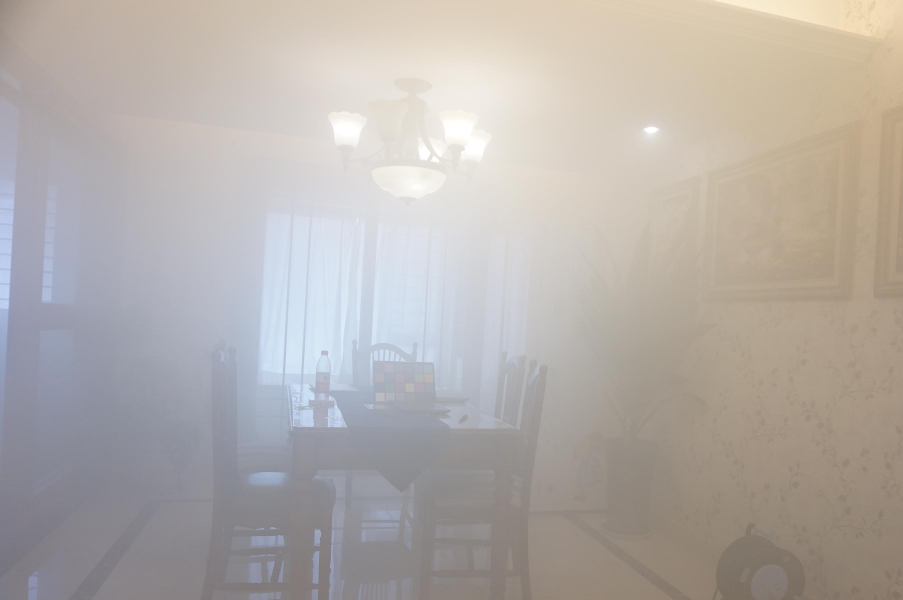
#> input picture Done_by_Flask/images/00000.JPG, 2708 x 1800 px (shown at 1/3 size)
$ python NoiseReduction.py
#> lines starting #> are read from the running program, lines starting #| are printed output that depends on the picture
import cv2
import numpy as np
import matplotlib.pyplot as plt
import matplotlib.image
from PIL.Image import Image
from numpy import ubyte
from torch import uint8
def NoiseReduction():
    o = cv2.imread("images/00000.JPG", 0)
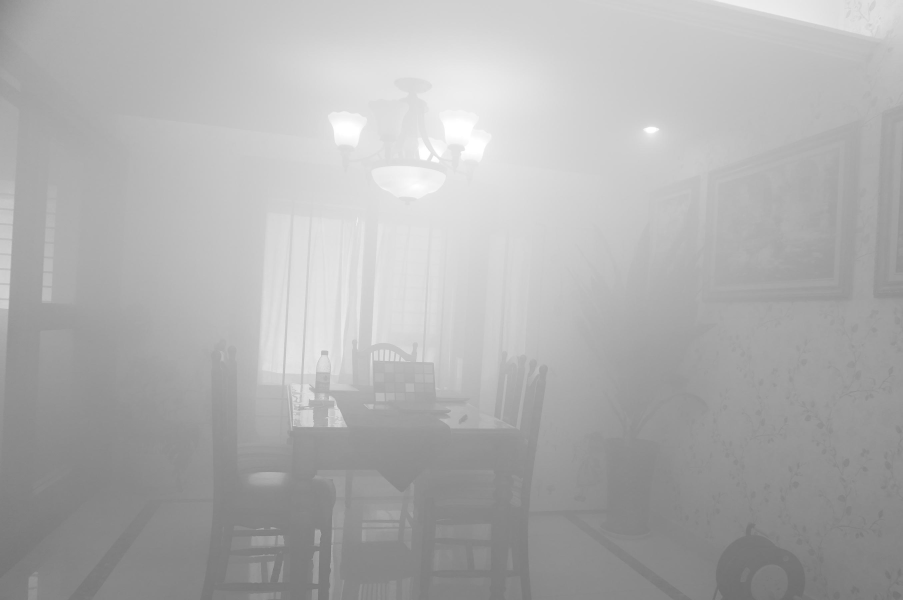
#> o: shape (1800, 2708) (shown at 1/3 size); min 108, max 255, mean 175.5

    # 直方图均衡化处理（只能处理灰度图片）
    # clipLimit颜色对比度的阈值， titleGridSize进行像素均衡化的网格大小，即在多少网格下进行直方图的均衡化操作
    clahe = cv2.createCLAHE(clipLimit=4.0, tileGridSize=(8, 8))
    cl1 = clahe.apply(o)
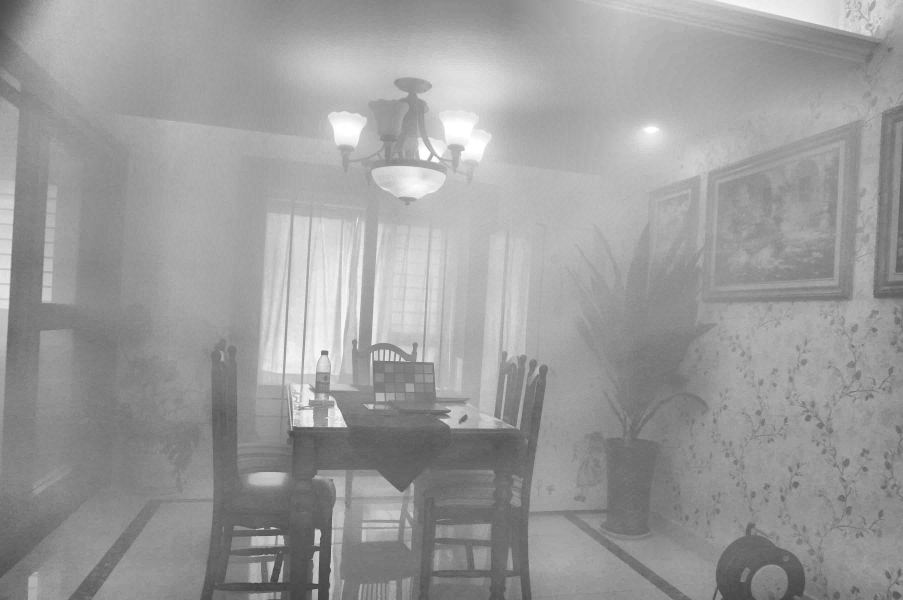
#> cl1: shape (1800, 2708) (shown at 1/3 size); min 58, max 255, mean 155.9

    # 闭与开相反
    he = np.ones((2, 2), np.uint8)
    bi = cv2.morphologyEx(cl1, cv2.MORPH_CLOSE, he)

    # 均值滤波
    jun = cv2.blur(bi, (2, 2))

    # # 双边滤波
    blur = cv2.bilateralFilter(jun, 0, 90, -100)

    # 进行傅里叶变换
    dft = cv2.dft(np.float32(blur), flags=cv2.DFT_COMPLEX_OUTPUT)
    # 进行低频位置移动到中心
    dshift = np.fft.fftshift(dft)
    # 找到行列的值
    rs, cs = blur.shape
#> rs = 1800; cs = 2708
    # 计算中心的行和列
    cr, cc = int(rs / 2), int(cs / 2)
#> cr = 900; cc = 1354

    mask = np.zeros((rs, cs, 2), np.uint8)
    for i in range(rs):
        for j in range(cs):
            mask[i][j] = 1

    m = -20  # 越小越清晰，越大越糊
    n = 185  # 越小越糊，越大越清晰
    mask[int(rs / 2 - m):int(rs / 2 + m), int(cs / 2 - m):int(cs / 2 + m)] = 0  # 高通
    mask[int(rs / 2 - n):int(rs / 2 + n), int(cs / 2 - n):int(cs / 2 + n)] = 1  # 低通
    md = dshift * mask
    # 逆傅里叶变换
    imd = np.fft.ifftshift(md)
    io = cv2.idft(imd)
    io = cv2.magnitude(io[:, :, 0], io[:, :, 1])
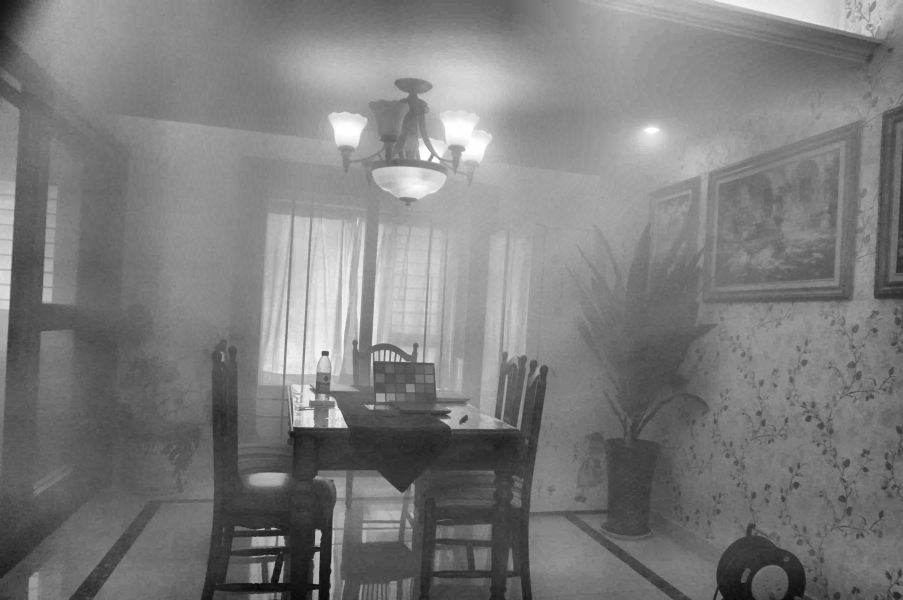
#> io: shape (1800, 2708) float32 (shown at 1/3 size); min 297338720, max 1.24e+09, mean 761372608; drawn with min black and max white

    # 图像归一化处理
    io = (io - np.min(io)) / (np.max(io) - np.min(io))

    # 反归一化处理
    io = io * 255
    print("io", type(io))
#| io <class 'numpy.ndarray'>
    # 整型转换
    io = np.uint8(io)
    print(io)
#> (printed output is left out)
    clahe1 = cv2.createCLAHE(clipLimit=1.0, tileGridSize=(6, 6))
    cl2 = clahe1.apply(io)
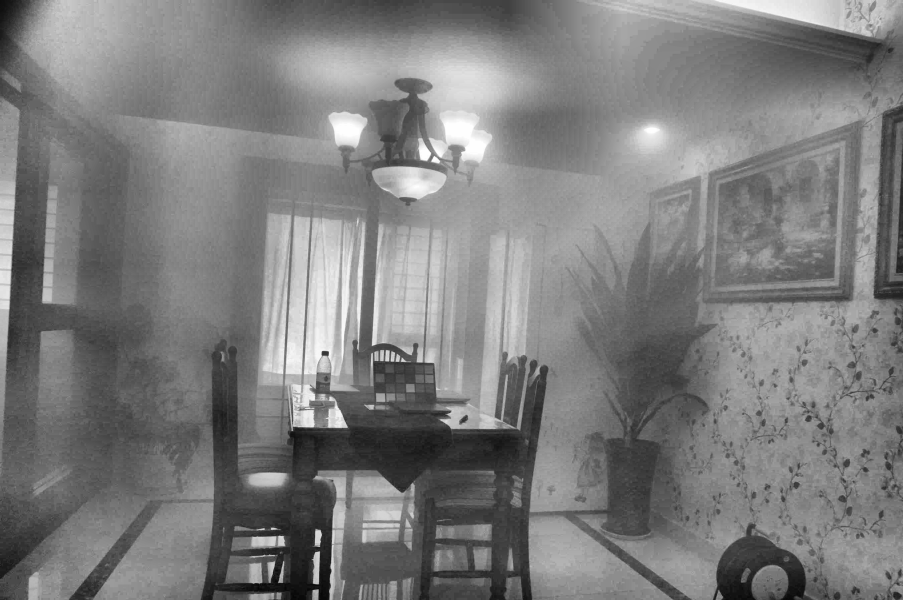
#> cl2: shape (1800, 2708) (shown at 1/3 size); min 1, max 255, mean 125.3
    down_width = 1280
    down_height = 960
    down_points = (down_width, down_height)
    cl2 = cv2.resize(cl2, down_points, interpolation=cv2.INTER_LINEAR)
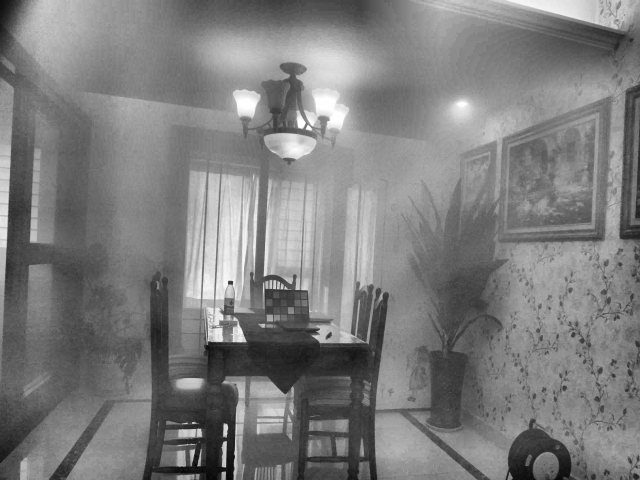
#> cl2: shape (960, 1280) (shown at 1/2 size); min 4, max 254, mean 125.2
    cv2.imshow('io', cl2)
    cv2.waitKey(0)
    cv2.destroyAllWindows()

NoiseReduction()

$ run again, with Done_by_Flask/images/00003.JPG copied over Done_by_Flask/images/00000.JPG
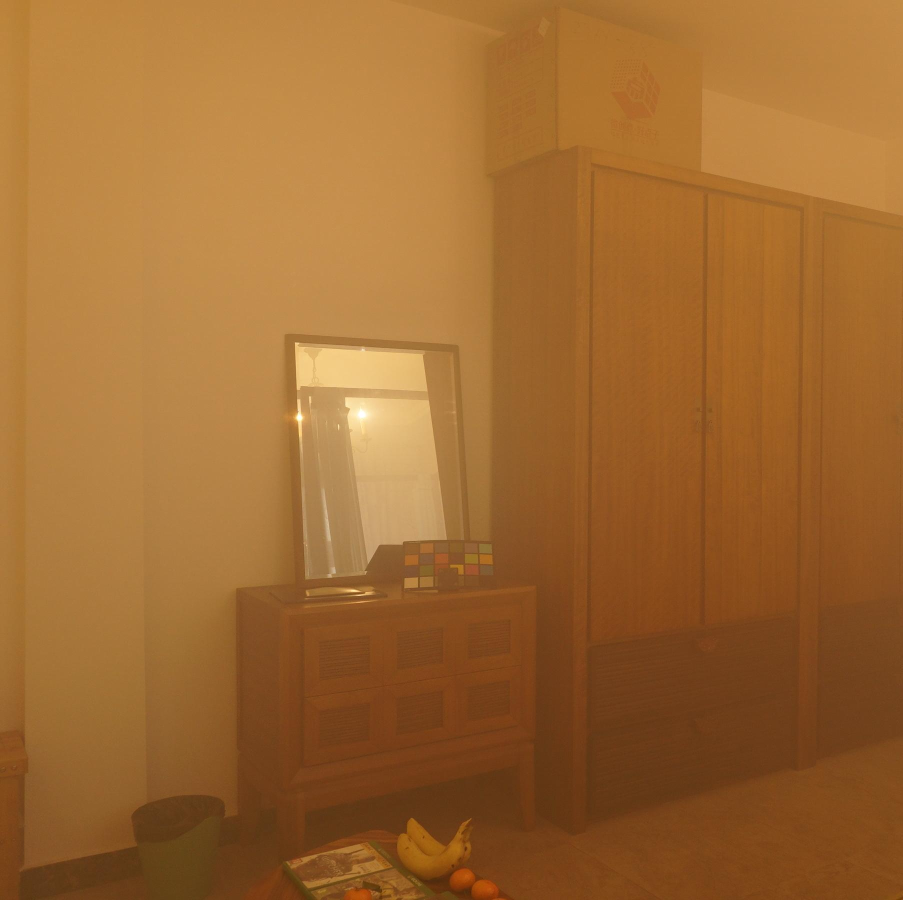
#> input picture Done_by_Flask/images/00003.JPG, 1806 x 1800 px (shown at 1/2 size)
#> in NoiseReduction, `cl1 = clahe.apply(o)`:
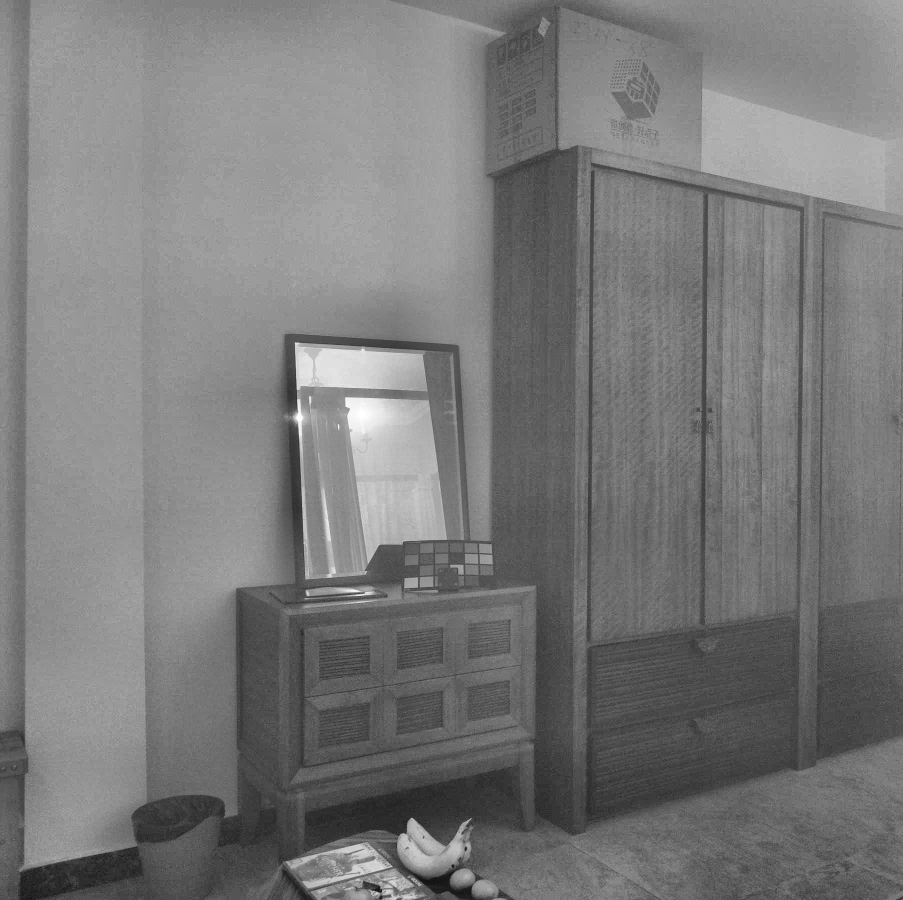
#> cl1: shape (1800, 1806) (shown at 1/2 size); min 16, max 255, mean 121.6
#| io <class 'numpy.ndarray'>
#> (printed output is left out)
#> in NoiseReduction, `cl2 = cv2.resize(cl2, down_points, interpolation=cv2.INTER_LINEAR)`:
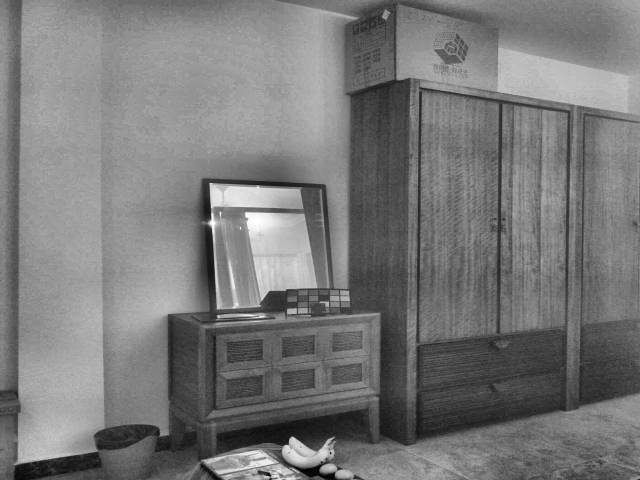
#> cl2: shape (960, 1280) (shown at 1/2 size); min 0, max 255, mean 120.3
